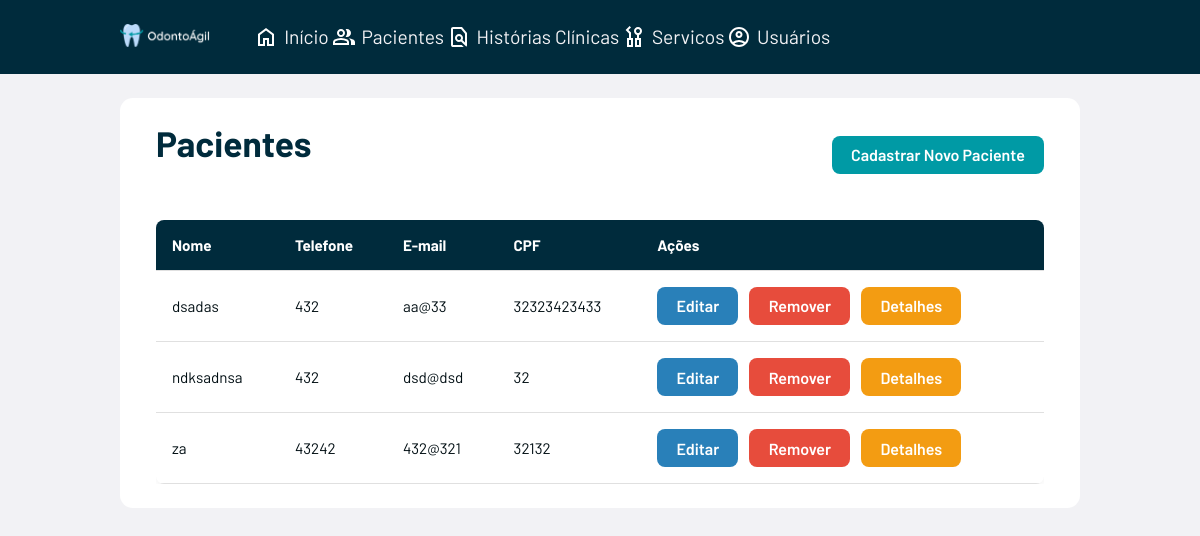
/pacientes/, run on an earlier commit of the app's database.
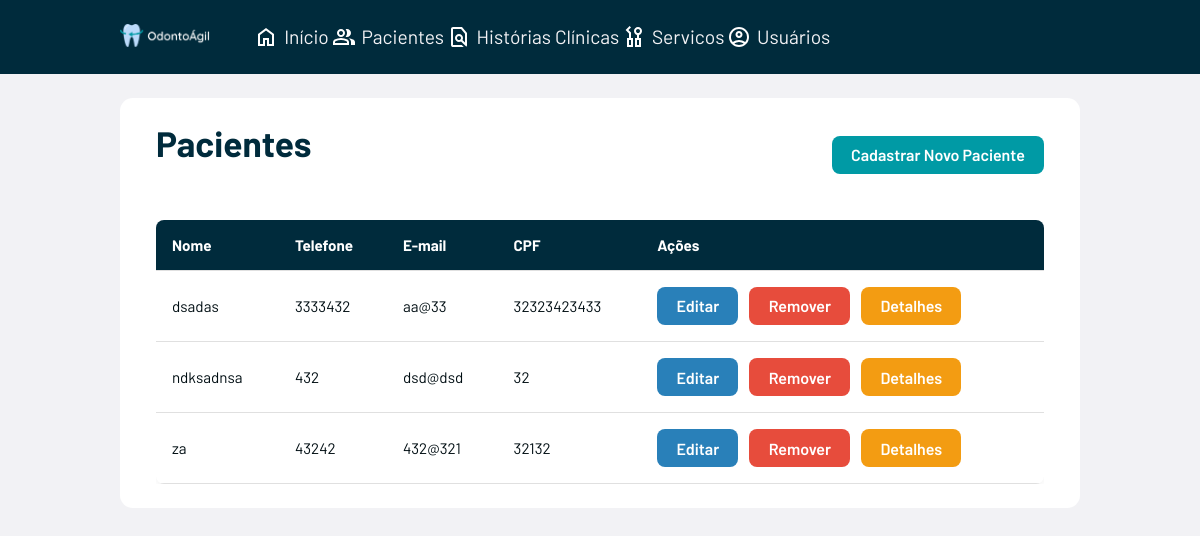
And on a later commit of the database.
### odontoagil/models.py (models this page shows, shortened)
class Paciente(models.Model):
    nome_completo = models.CharField(max_length=200)
    telefone = models.CharField(max_length=20, blank=True)
    email = models.EmailField(blank=True)
    idade = models.IntegerField()
    sexo = models.CharField(max_length=10)
    data_nascimento = models.DateField()
    cpf = models.CharField(max_length=14, unique=True)
    estado_civil = models.CharField(max_length=20, blank=True)
    rg = models.CharField(max_length=20, blank=True)
    cidade = models.CharField(max_length=100)
    estado = models.CharField(max_length=50)
    profissao = models.CharField(max_length=100, blank=True)
    nome_mae = models.CharField(max_length=200, blank=True)
    nome_pai = models.CharField(max_length=200, blank=True)
    nome_contato_familiar = models.CharField(max_length=200, blank=True)
    grau_parentesco = models.CharField(max_length=100, blank=True)
    telefone_contato_familiar = models.CharField(max_length=20, blank=True)

### odontoagil/views.py (the view)
# urls.py: path('pacientes/', views.listar_paciente, name='listar_paciente'),
def listar_paciente(request):
    pacientes = Paciente.objects.all()
    return render(request, 'pacientes/listar_paciente.html', {'pacientes': pacientes})

### odontoagil/templates/pacientes/listar_paciente.html
{% extends 'base.html' %}
{% load static %}
{% block extra_css %}
<link rel="stylesheet" href="{% static 'css/pacientes/listar_paciente.css' %}">
{% endblock %}
{% block content %}
    <header class="cabecalho-conteudo">
        <h1 class="titulo-pagina">Pacientes</h1>
        <a href="{% url 'cadastrar_paciente' %}" class="botao botao-principal">Cadastrar Novo Paciente</a>
    </header>
    {% if pacientes %}
        <div class="tabela-responsiva">
            <table class="tabela-pacientes">
                <thead>
                    <tr>
                        <th>Nome</th>
                        <th>Telefone</th>
                        <th>E-mail</th>
                        <th>CPF</th>
                        <th>Ações</th>
                    </tr>
                </thead>
                <tbody>
                    {% for paciente in pacientes %}
                    <tr>
                        <td>{{ paciente.nome_completo }}</td>
                        <td>{{ paciente.telefone }}</td>
                        <td>{{ paciente.email }}</td>
                        <td>{{ paciente.cpf }}</td>
                        <td>
                            <a href="{% url 'editar_paciente' paciente.id %}" class="botao botao-editar">Editar</a>
                            <a href="{% url 'remover_paciente' paciente.id %}" class="botao botao-remover" onclick="return confirm('Tem certeza que deseja remover este paciente?')">Remover</a>
                            <a href="{% url 'detalhes_paciente' paciente.id %}" class="botao botao-detalhes">Detalhes</a>
                        </td>
                    </tr>
                    {% endfor %}
                </tbody>
            </table>
        </div>
    {% else %}
        <p class="mensagem-vazia">Nenhum paciente cadastrado.</p>
    {% endif %}
{% endblock %}

What changed in the data, as far as the page shows it:
changed Paciente "dsadas": telefone "432" → "3333432"
